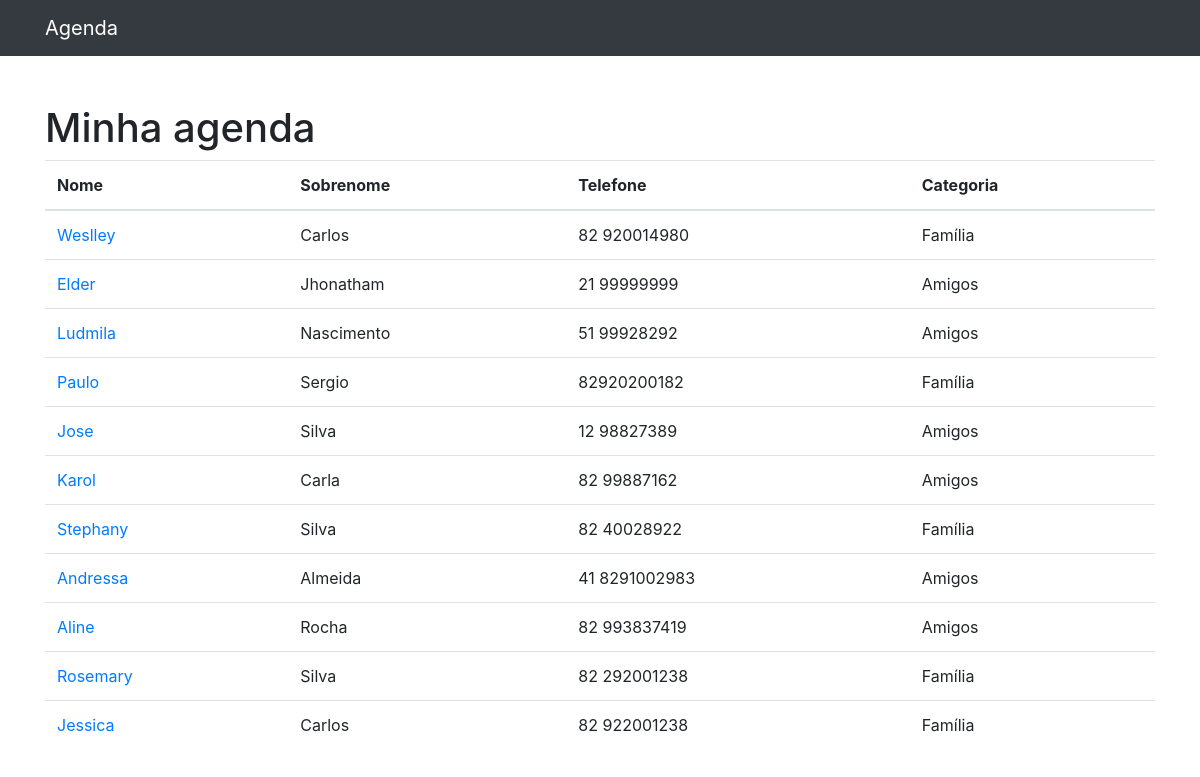
The page / on the database its author committed.
### contatos/models.py (models this page shows, shortened)
class Contato(models.Model):
    nome = models.CharField(max_length=255)
    sobrenome = models.CharField(max_length=255, blank=True)
    telefone = models.CharField(max_length=255)
    email = models.CharField(max_length=255, blank=True)
    data_criacao = models.DateTimeField(default=timezone.now)
    descricao = models.TextField(blank=True)
    categoria = models.ForeignKey(Categoria, on_delete=models.DO_NOTHING)

class Categoria(models.Model):
    nome = models.CharField(max_length=255)
    def __str__(self):
        return self.nome

### contatos/views.py (the view)
# urls.py: path('', views.index, name='index'),
def index(request):
    contatos = Contato.objects.all()
    return render(request, 'contatos/index.html', {
        'contatos': contatos
    })

### contatos/templates/contatos/index.html
{% extends 'base.html'%}
{%block conteudo%}
<h1 class="mt-5">Minha agenda</h1>
        <table class="table">
          <thead>
            <tr>
              <th>Nome</th>
              <th>Sobrenome</th>
              <th>Telefone</th>
              <th>Categoria</th>
            </tr>
          </thead>
          <tbody>
          {% for contato in contatos %}
            <tr>
              <td>
                <a href="{% url 'ver_contato' contato.id %}"> {{ contato.nome }}</a>
              </td>
              <td>{{ contato.sobrenome }}</td>
              <td>{{ contato.telefone }}</td>
              <td>{{ contato.categoria }}</td>
            </tr>
          {% endfor %}
          </tbody>
        </table>
{%endblock%}

### templates/base.html (shortened to what this page needs)
{% load static %}
<!DOCTYPE html>
<html lang="pt-br">
<head>
  <link href="{% static 'vendor/bootstrap/css/bootstrap.min.css'%}" rel="stylesheet">
</head>
<body>
  {% include 'parciais/_nav.html' %}
  <div class="container">
    <div class="row">
      <div class="col-lg-12">
       {%block conteudo%}{%endblock%}
      </div>
    </div>
  </div>
</body>
</html>

### templates/parciais/_head.html (shortened to what this page needs)
{% load static %}

### templates/parciais/_nav.html (shortened to what this page needs)
<nav class="navbar navbar-expand-lg navbar-dark bg-dark static-top">
  <div class="container">
    <a class="navbar-brand" href="{% url 'index' %}">Agenda</a>
  </div>
</nav>

### rows shown on the page
Contato: nome "Weslley", sobrenome "Carlos", telefone "82 920014980", categoria "Família"
Contato: nome "Elder", sobrenome "Jhonatham", telefone "21 99999999", categoria "Amigos"
Contato: nome "Ludmila", sobrenome "Nascimento", telefone "51 99928292", categoria "Amigos"
Contato: nome "Paulo", sobrenome "Sergio", telefone "82920200182", categoria "Família"
Contato: nome "Jose", sobrenome "Silva", telefone "12 98827389", categoria "Amigos"
Contato: nome "Karol", sobrenome "Carla", telefone "82 99887162", categoria "Amigos"
Contato: nome "Stephany", sobrenome "Silva", telefone "82 40028922", categoria "Família"
Contato: nome "Andressa", sobrenome "Almeida", telefone "41 8291002983", categoria "Amigos"
Contato: nome "Aline", sobrenome "Rocha", telefone "82 993837419", categoria "Amigos"
Contato: nome "Rosemary", sobrenome "Silva", telefone "82 292001238", categoria "Família"
Contato: nome "Jessica", sobrenome "Carlos", telefone "82 922001238", categoria "Família"
